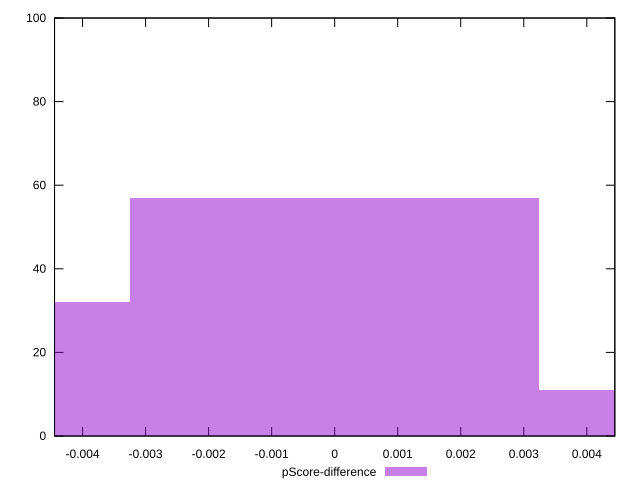

The gnuplot source for this figure:
reset

$pScoreDifference <<EOF
0 57
0.006484754086444656 11
-0.006484754086444656 32
EOF

set key outside below
set boxwidth 0.006484754086444656
set xrange [-0.004444444444444473:0.004444444444444473]
set yrange [0:100]
set trange [0:100]
set style fill transparent solid 0.5 noborder
set terminal svg size 640, 490 enhanced background rgb 'white'
set output "reports/report_00030_2021-02-24T20-42-31.540Z/uses-http2/samples/music/pScore-difference/histogram.svg"

plot $pScoreDifference title "pScore-difference" with boxes

reset
